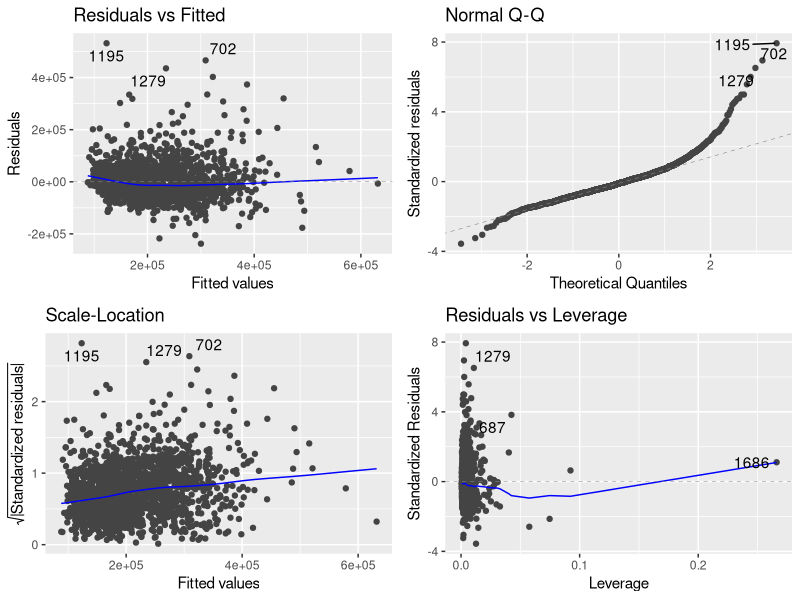
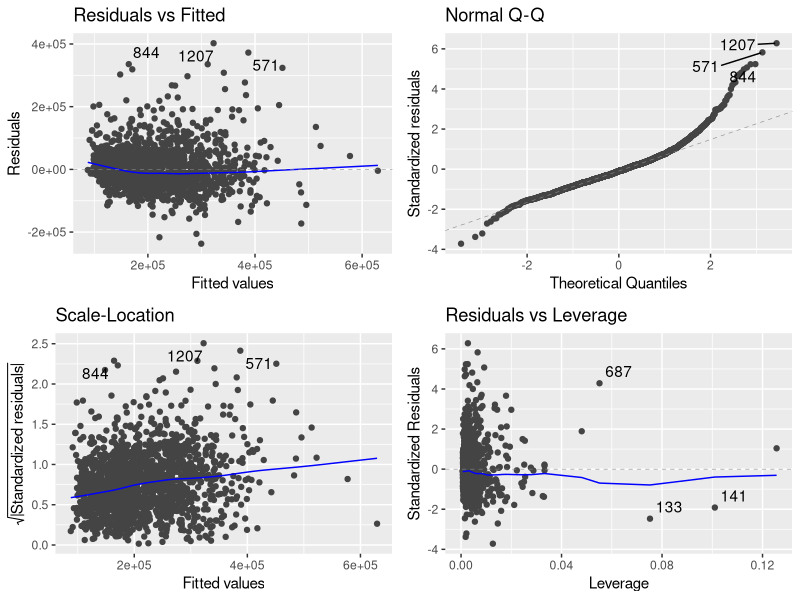
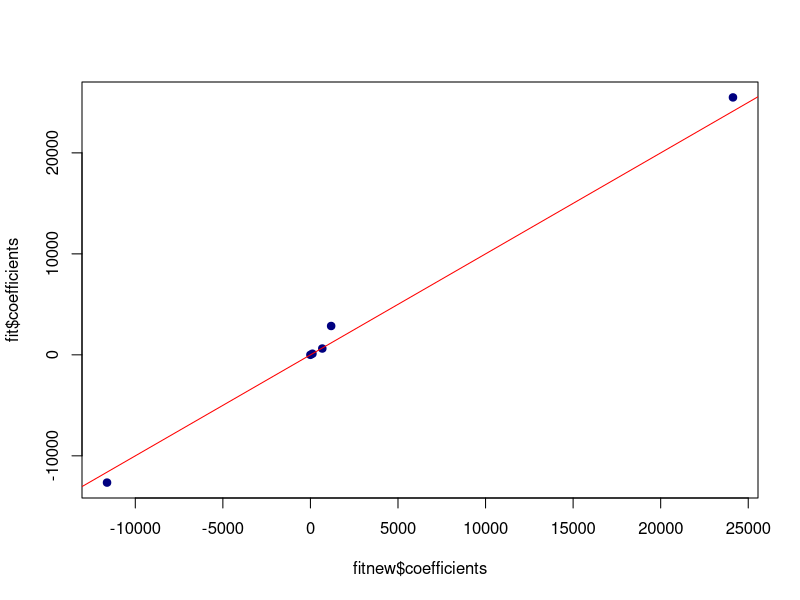
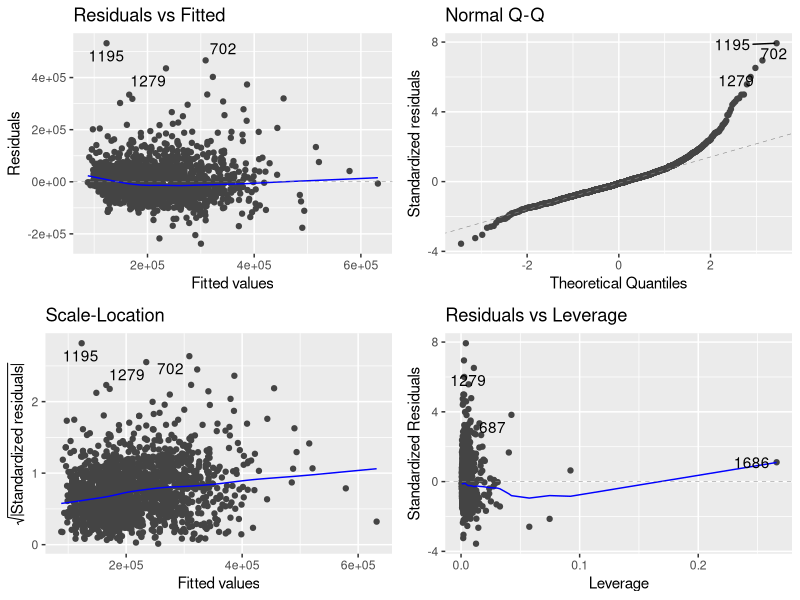

The R source for these figures, in order:
# The file saratoga_houses.csv contains data on house sales in Saratoga County.
# Build a model to predict sale prices from the number of bedrooms, bathrooms, and
# an interaction between age and livingArea

# 1. Use autoplot() to construct diagnostic plots of the regression assumptions.
#    Do you see any problems?
# 2. Are there any potentially influential points? Do these datapoints seem to
#    impact the fitted model, either in terms of the estimated coefficients or 
#    predictions?

library(ggplot2)
library(ggfortify)
library(car)

data = read.csv("saratoga_houses.csv")

fit = lm(price~bedrooms + bathrooms + age*livingArea,data)
summary(fit)
autoplot(fit,label.repel = TRUE)

datanew = data[c(-1686,-1195,-1279,-702),]
fitnew = lm(price~bedrooms + bathrooms + age*livingArea,datanew)
summary(fitnew)
autoplot(fitnew,label.repel = TRUE)

plot(fitnew$coefficients,fit$coefficients,pch=19,col='navy')
abline(0,1,col='red')


autoplot(fit,label.repel = TRUE)
vif(fit)
